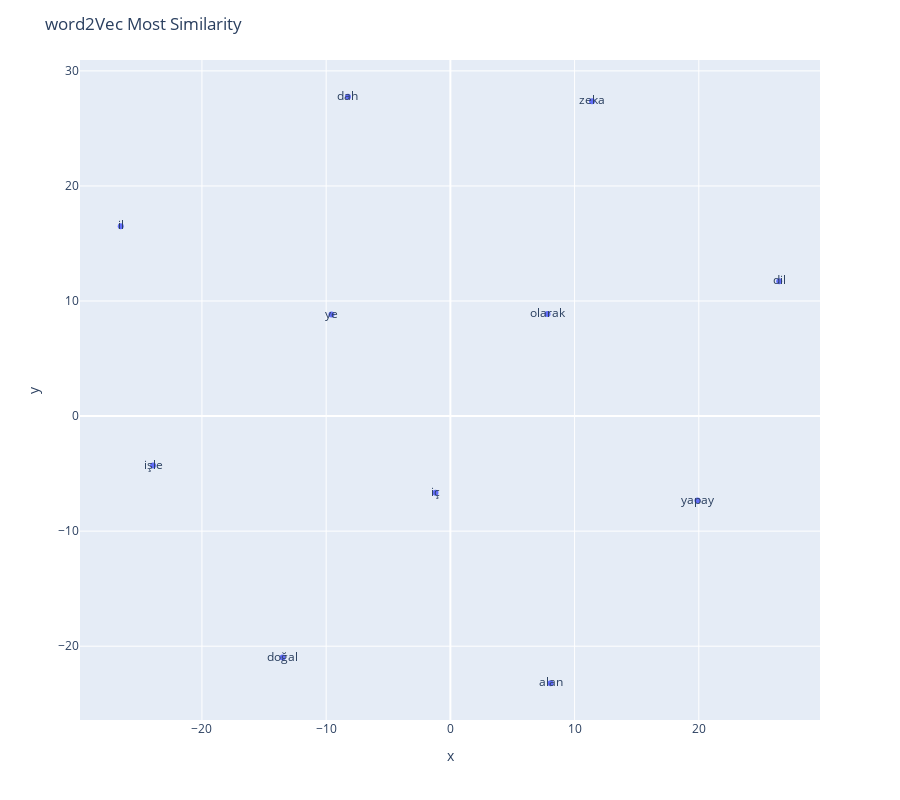

The notebook cell this image was saved under:
### Code cell
fig = px.scatter(x=x_cords.tolist(),y=y_cords.tolist(),text=word_labels,size_max=100)

fig.update_layout(height=800,title_text="word2Vec Most Similarity")
fig.show()

### Figure 1 — Plotly figure (JSON) as saved in the notebook; plotly's stock layout.template omitted (floating-point values rounded to 4 significant figures)
{"data": [{"hovertemplate": "x=%{x}<br>y=%{y}<br>text=%{text}<extra></extra>", "legendgroup": "", "marker": {"color": "#636efa", "symbol": "circle"}, "mode": "markers+text", "name": "", "orientation": "v", "showlegend": false, "text": ["işle", "iç", "dil", "doğal", "il", "olarak", "dah", "alan", "zeka", "yapay", "ye"], "type": "scatter", "x": [-23.93, -1.199, 26.48, -13.5, -26.54, 7.822, -8.249, 8.065, 11.41, 19.89, -9.574], "xaxis": "x", "y": [-4.303, -6.665, 11.72, -20.99, 16.5, 8.871, 27.75, -23.22, 27.35, -7.344, 8.816], "yaxis": "y"}], "layout": {"height": 800, "legend": {"tracegroupgap": 0}, "margin": {"t": 60}, "title": {"text": "word2Vec Most Similarity"}, "xaxis": {"anchor": "y", "domain": [0, 1], "title": {"text": "x"}}, "yaxis": {"anchor": "x", "domain": [0, 1], "title": {"text": "y"}}}}
